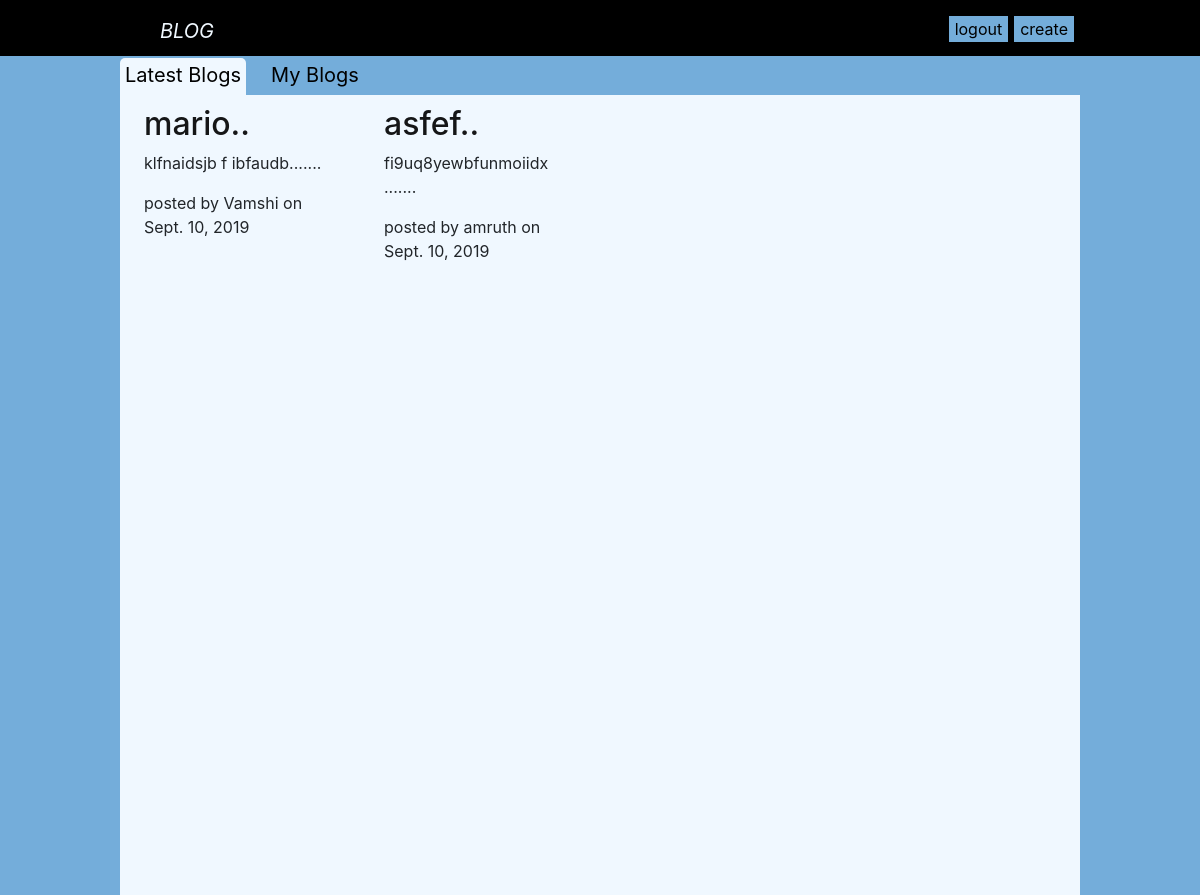
Screenshot of / (signed in) with the database file from the repository.
### articles/models.py (models this page shows, shortened)
class Article(models.Model):
	title=models.CharField(max_length=100)
	slug=models.SlugField()
	body=models.TextField()
	date=models.DateField(auto_now_add=True)
	thumb=models.ImageField(blank=False,upload_to='media/')
	author=models.ForeignKey(User,on_delete=models.CASCADE)
	def reduce(self):
		return self.body[:20] + "...."
	def titleReduce(self):
		return self.title[:8]+".."

### articles/views.py (the view)
# urls.py: path('',views.home,name='list'),
def home(request):
	articles_list=Article.objects.all().order_by('date')
	context={
		'articles':articles_list,
	}
	return render(request,'articles/home.html',context)

### articles/templates/articles/home.html
{% extends 'base.html' %}
{% block content%}
	<div id="container">
		<ul id='sub-nav'>
			{% if request.path == '/' or request.path == '/articles/' %}
			<li id="header"><a class="blog_type selected" href="{% url 'home' %}">Latest Blogs</a></li>
			{% if user.is_authenticated %}
			<li id="header"><a class="blog_type" href="{% url 'articles:myblogs' %}">My Blogs</a></li>
		</ul>
			{% endif %}
			{% else %}
			<li id="header"><a class="blog_type" href="{% url 'home' %}">Latest Blogs</a></li>
			{% if user.is_authenticated %}
			<li id="header"><a class="blog_type selected" href="{% url 'articles:myblogs' %}">My Blogs</a></li>
		</ul>
			{% endif %}
			{% endif %}
		<div id="article-space">
		{% for a in articles %}
		<div class="article">
			<h2><a href="{% url 'articles:details' slug=a.slug %}">{{a.titleReduce}}</a></h2>
			<p>{{a.reduce}}...</p>
			<p>posted by {{a.author}} on {{a.date}}</p>
		</div>
		{%endfor%}
		</div>
	</div>
{% endblock %}

### static/style.css (style rules this page uses)
#background { background-color: #74adda; }
#container { width:80%; margin:0 auto; }
ul { list-style: none; margin:0px; }
li { float:right; height:40px }
#header { padding-top:60px; margin-left:2.5%; }
.article { float:left; width:25%; padding:1% 2.5% 1% 2.5%; border:1px blue; }
.article h2 a { color: #151617; }
.blog_type { border-radius:5px 5px 0px 0px; margin-right:20px; padding:5 5 10px 5; color:black; }
.selected { background-color:aliceblue; }
ul#sub-nav { width:100%; list-style:none; margin:0; padding:0; float:left; font-size:20px; }
li#header { float:left; display:inline-block; margin:0; }
div#article-space { float:left; width:100%; height:100%; background-color:aliceblue; margin-top:35px; }

### rows the page displays
Article: titleReduce "mario..", reduce "klfnaidsjb f ibfaudb....", author "Vamshi", date "Sept. 10, 2019"
Article: titleReduce "asfef..", reduce "fi9uq8yewbfunmoiidx ....", author "amruth", date "Sept. 10, 2019"
